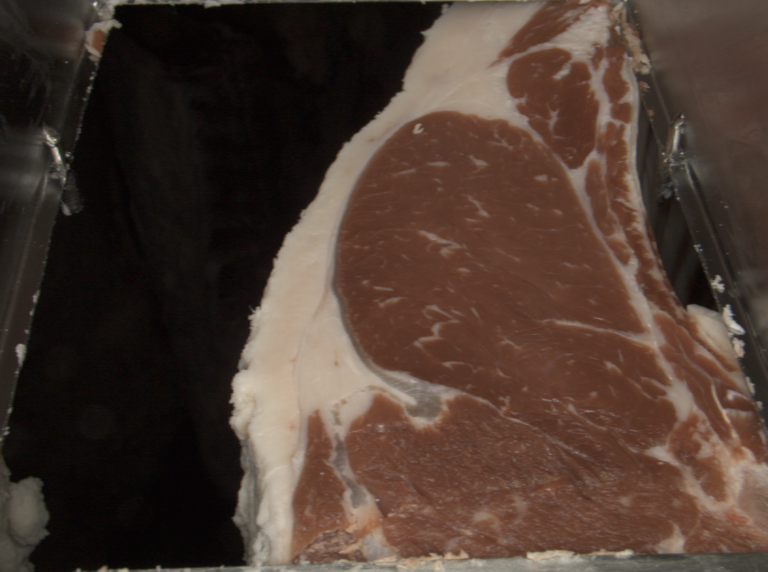
#> input picture data/Path2/Path2-Model Training/Training-PNG/00001400-1.png, 768 x 572 px, found by its file name
$ jupyter execute segmenting_testing.ipynb   (shell and % lines are left out)
#> lines starting #> are read from the running program, lines starting #| are printed output that depends on the picture; after the words box and inside, x2 and y2 are one past the last pixel; in counts of white or black regions, pixels touching at a corner belong together
[cell 1]
#Importing our Packages
import glob

import imageio.v3 as iio
import ipympl
import matplotlib.pyplot as plt
import numpy as np
import skimage as ski

[cell 2]
#Data Cleaning?


# load the image
maize_roots = iio.imread(uri="data\Path2\Path2-Model Training\Training-PNG\\00001400-1.png")
#> maize_roots is the input picture: shape (572, 768, 3); mean R, G, B 75.6, 58, 48.7

fig, ax = plt.subplots()
ax.imshow(maize_roots)

# convert the image to grayscale
gray_image = ski.color.rgb2gray(maize_roots)
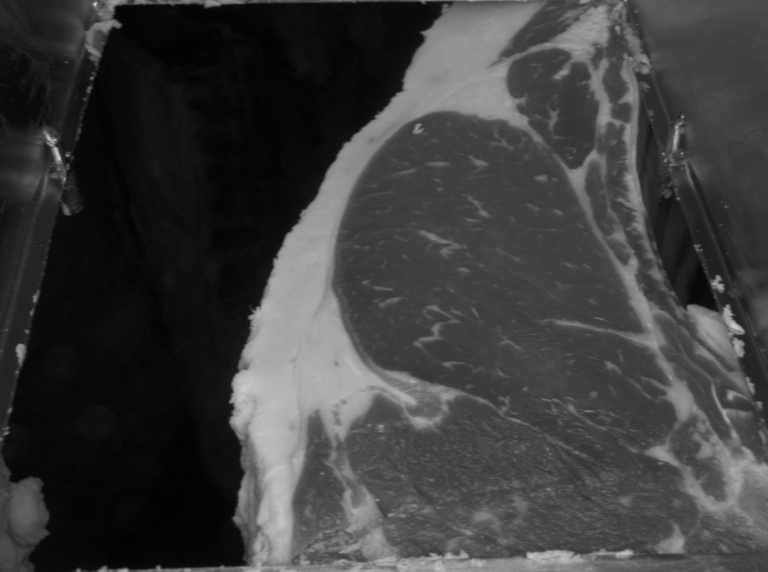
#> gray_image: shape (572, 768) float64; min 0.00894, max 0.845, mean 0.24

# blur the image to denoise
blurred_image = ski.filters.gaussian(gray_image, sigma=1.0)

# show the histogram of the blurred image
histogram, bin_edges = np.histogram(blurred_image, bins=256, range=(0.0, 1.0))
#> histogram = 256 values, max 18095 at index 9, min 0 at index 0, mean 1716; bin_edges = 257 values from 0 to 1
fig, ax = plt.subplots()
ax.plot(bin_edges[0:-1], histogram)
ax.set_title("Graylevel histogram")
ax.set_xlabel("gray value")
ax.set_ylabel("pixel count")
ax.set_xlim(0, 1.0)

# perform automatic thresholding
t = ski.filters.threshold_otsu(blurred_image)
#> t = 0.334
print("Found automatic threshold t = {}.".format(t))
#| Found automatic threshold t = 0.3339926221420952.

# create a binary mask with the threshold found by Otsu's method
binary_mask = blurred_image > t
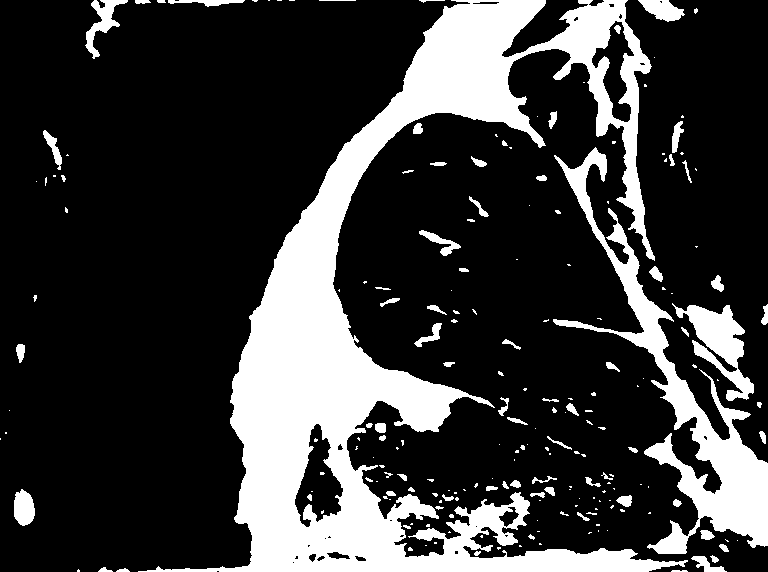
#> binary_mask: shape (572, 768) bool; 22.6% white; 207 white regions (128 under 20 px), largest, box (x1, y1, x2, y2) and area: (138, 0, 688, 572) 73363, (553, 147, 768, 554) 14660, (672, 303, 754, 401) 3036

fig, ax = plt.subplots()
ax.imshow(binary_mask, cmap="gray")

height_of_image = binary_mask.shape[0]
#> height_of_image = 572
width_of_image = binary_mask.shape[1]
#> width_of_image = 768
bottom_crop = height_of_image // 32 * 7
#> bottom_crop = 119
top_crop = height_of_image // 32 * 9
#> top_crop = 153

cropped_binary_mask = binary_mask[bottom_crop: top_crop, 0:width_of_image]
#> cropped_binary_mask: shape (34, 768) bool; 12.2% white; 14 white regions (5 under 20 px), largest, box (x1, y1, x2, y2) and area: (339, 0, 418, 34) 1358, (596, 0, 638, 34) 748, (478, 0, 546, 29) 480

fig, ax = plt.subplots()
ax.imshow(cropped_binary_mask, cmap="gray")

# [6 lines of commented-out code are left out]

[cell 3]
import cv2
import numpy as np
import matplotlib.pyplot as plt

# Load the image
image = cv2.imread('data\Path2\Path2-Model Training\Training-PNG\\00001277-2.png')
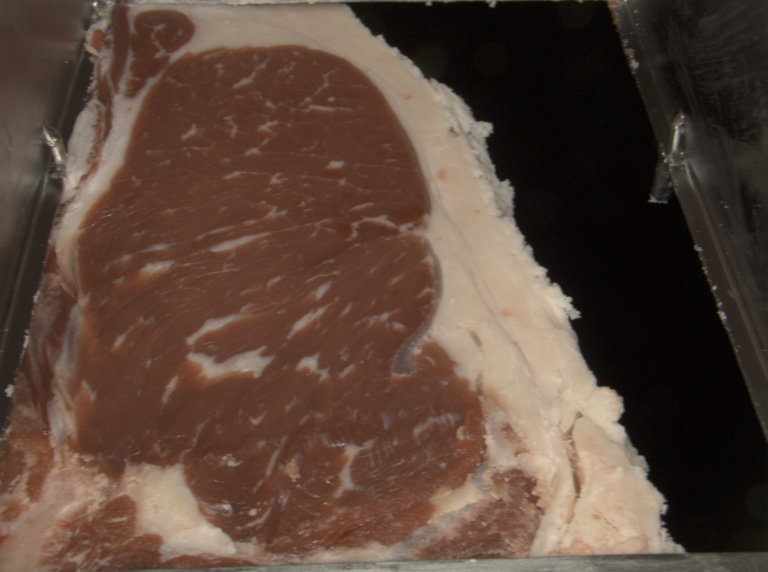
#> input picture data/Path2/Path2-Model Training/Training-PNG/00001277-2.png, 768 x 572 px, found by its file name
#> image is the input picture: shape (572, 768, 3); mean B, G, R 58, 69.4, 90.4
gray = cv2.cvtColor(image, cv2.COLOR_BGR2GRAY)

# Apply adaptive thresholding
adaptive_thresh = cv2.adaptiveThreshold(gray, 255, cv2.ADAPTIVE_THRESH_GAUSSIAN_C, cv2.THRESH_BINARY_INV, 15, 1.7)
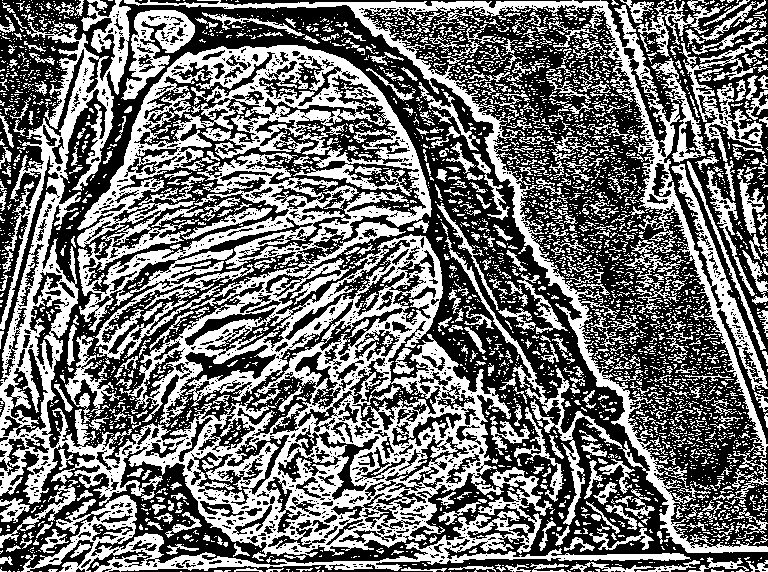
#> adaptive_thresh: shape (572, 768); 44.4% white; 3834 white regions (3240 under 20 px)

# Find contours in the binary mask
contours, _ = cv2.findContours(adaptive_thresh, cv2.RETR_EXTERNAL, cv2.CHAIN_APPROX_SIMPLE)
#> contours = 3515 contours, 3244 with area under 20; largest, box (x1, y1, x2, y2) and area: (0, 0, 691, 572) 162442, (124, 0, 768, 553) 20687, (121, 10, 195, 100) 2828, (679, 20, 768, 162) 2522, (651, 58, 707, 163) 1374

# Draw the contours on a white background
contour_image = np.zeros_like(gray)
cv2.drawContours(contour_image, contours, -1, (255), thickness=cv2.FILLED)
#> contour_image: shape (572, 768); 59.3% white; 50 black regions (29 under 20 px), largest, box (x1, y1, x2, y2) and area: (0, 0, 768, 572) 94819, (363, 5, 768, 547) 51646, (601, 0, 768, 387) 16369

# Invert the image to get the segmented regions
segmented_image = contour_image

# Perform connected components analysis on the dilated image
num_labels, labels, stats, centroids = cv2.connectedComponentsWithStats(segmented_image, connectivity=8)
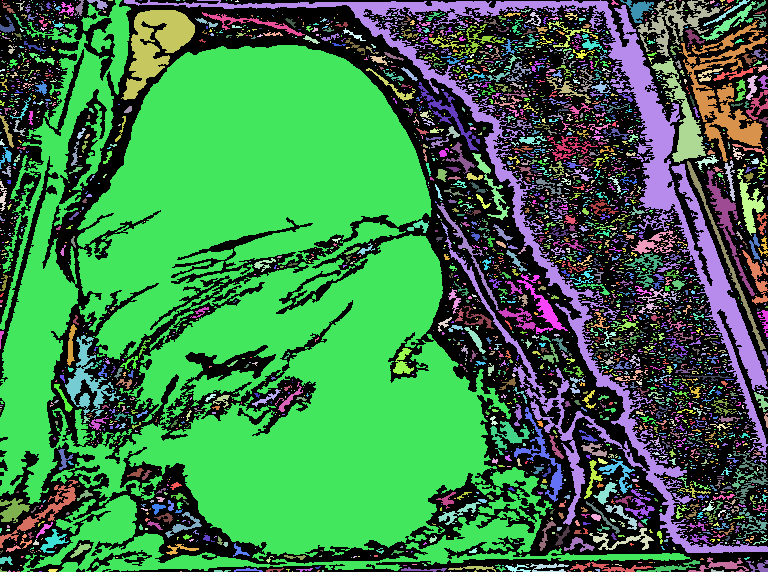
#> labels: shape (572, 768) int32; 3516 distinct labels, from 0 to 3515; one colour per label, 0 black
#> num_labels = 3516; centroids = 3516 pairs, first value 0 to 767, second value 0 to 571

# [19 lines of commented-out code are left out]

def get_largest_region(num_labels, labels):
    # Sort the regions based on their area (excluding the background label 0)
#> called with num_labels = 3516
    sorted_regions = sorted([(i, stats[i, cv2.CC_STAT_AREA]) for i in range(1, num_labels)], key=lambda x: x[1], reverse=True)
#> sorted_regions = 3515 pairs, first value 1 to 3515, second value 1 to 171212

    # Get the label of the largest region
    largest_region_label = sorted_regions[0][0]
#> largest_region_label = 12

    # Create a binary mask for the largest region
    largest_region_mask = np.where(labels == largest_region_label, 255, 0).astype(np.uint8)
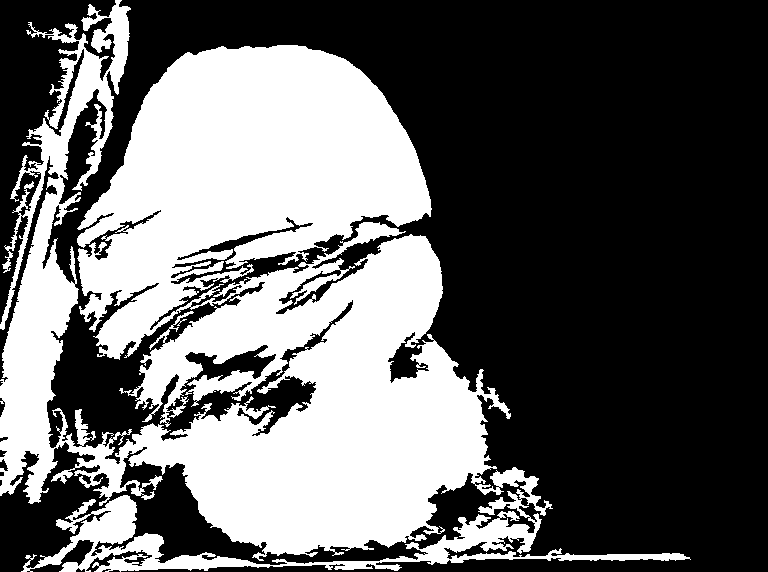
#> largest_region_mask: shape (572, 768); 39% white; 1 white region, box (x1, y1, x2, y2) and area: (0, 0, 691, 572) 171212

    return largest_region_mask

largest_region = get_largest_region(num_labels, labels)

# Perform morphological opening to remove smaller parts
kernel = np.ones((5, 5), np.uint8)
#largest_region = cv2.morphologyEx(largest_region, cv2.MORPH_OPEN, kernel)

num_labels, labels, stats, centroids = cv2.connectedComponentsWithStats(largest_region, connectivity=8)
#> num_labels = 2; stats = [[0, 0, 768, 572, 268084], [0, 0, 691, 572, 171212]]; centroids = [[465.7, 267.2], [254.7, 314.2]]

#largest_region = get_largest_region(num_labels, labels)

# Perform morphological opening to remove smaller parts
kernel = np.ones((5, 5), np.uint8)
#largest_region = cv2.morphologyEx(largest_region, cv2.MORPH_OPEN, kernel)

# Display the result
plt.figure(figsize=(12, 6))
plt.subplot(1, 2, 1)
plt.imshow(cv2.cvtColor(image, cv2.COLOR_BGR2RGB))
plt.title('Original Image')

plt.subplot(1, 2, 2)
#plt.imshow(cv2.cvtColor(colored_regions, cv2.COLOR_BGR2RGB))
plt.imshow(segmented_image, cmap='gray')
plt.title('Distinct Regions (Colored)')

plt.show()

[cell 4]
from skimage.color import rgb2gray
from skimage.morphology import erosion, opening
import numpy as np
import matplotlib.pyplot as plt
from PIL import Image
import warnings
warnings.filterwarnings("ignore")

image=Image.open('data\Path2\Path2-Model Training\Training-PNG\\00001278-2.png')
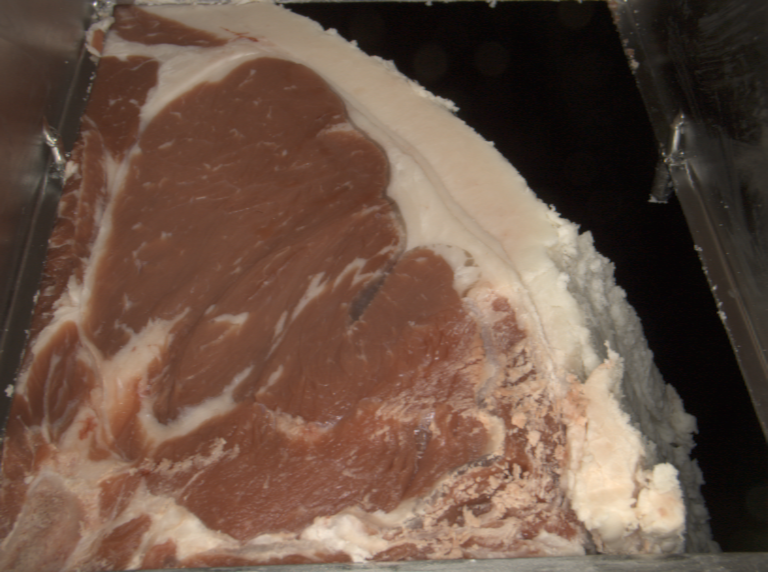
#> input picture data/Path2/Path2-Model Training/Training-PNG/00001278-2.png, 768 x 572 px, found by its file name
#> image is the input picture: PIL image 768x572 RGB; mean R, G, B 106.6, 82.8, 69.1
image=image.resize((320,225))
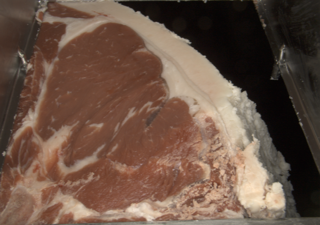
#> image: PIL image 320x225 RGB; mean R, G, B 106.6, 82.8, 69.1
image=np.array(image)
plt.figure(figsize=(3,2))
# Making the gray scale of the image
gray = rgb2gray(image)
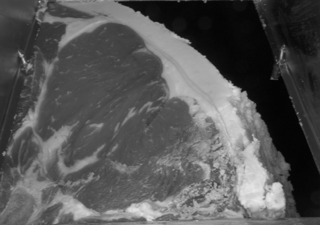
#> gray: shape (225, 320) float64; min 0.0109, max 0.918, mean 0.341
plt.imshow(gray, cmap='gray')

def segment (image):
    # What if we use the mean of the pixels in the whole image as threshold and kinda use it for segmentation
    arr=gray.flatten()
    for i in range(len(arr)):
        if arr[i]>=arr.mean() :
            arr[i]=1
        else:
            arr[i]=0
    gray_segmented=arr.reshape(gray.shape[0],gray.shape[1])
#> gray_segmented: shape (225, 320) float64; values 0 (black) and 1 (white), 40.4% white; 198 white regions (180 under 20 px), largest, box (x1, y1, x2, y2) and area: (0, 0, 286, 225) 27080, (111, 101, 163, 141) 380, (83, 109, 124, 142) 297

    ax1.imshow(gray_segmented,cmap='gray')

    return gray_segmented

def erode(image):
    element = np.array([[0,0,0,0,0,0],
                        [0,0,1,1,0,0],
                        [0,1,1,1,1,0],
                        [0,1,1,1,1,0],
                        [0,0,1,1,0,0],
                        [0,0,0,0,0,0]])

    eroded = erosion(image, element)
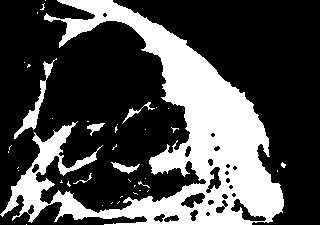
#> eroded: shape (225, 320) float64; values 0 (black) and 1 (white), 29.8% white; 40 white regions (33 under 20 px), largest, box (x1, y1, x2, y2) and area: (0, 0, 284, 225) 20345, (14, 58, 57, 139) 540, (111, 162, 140, 174) 145
    ax2.imshow(eroded,cmap='gray')

    return eroded

fig, (ax1, ax2) = plt.subplots(1, 2)
gray_seg_image = segment(gray)
erode(gray_seg_image)
plt.show()
